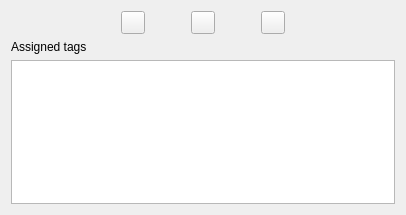
<?xml version="1.0" encoding="UTF-8"?>
<ui version="4.0">
 <class>Tags</class>
 <widget class="QWidget" name="Tags">
  <property name="geometry">
   <rect>
    <x>0</x>
    <y>0</y>
    <width>406</width>
    <height>215</height>
   </rect>
  </property>
  <property name="windowTitle">
   <string>&amp;Tags</string>
  </property>
  <layout class="QHBoxLayout" name="horizontalLayout_2">
   <item>
    <layout class="QHBoxLayout" name="horizontalLayout">
     <item>
      <layout class="QVBoxLayout" name="verticalLayout_6">
       <item>
        <layout class="QHBoxLayout" name="horizontalLayout_8" stretch="2,0,0,0,0,0,2">
         <item>
          <spacer name="horizontalSpacer_2">
           <property name="orientation">
            <enum>Qt::Orientation::Horizontal</enum>
           </property>
           <property name="sizeHint" stdset="0">
            <size>
             <width>40</width>
             <height>20</height>
            </size>
           </property>
          </spacer>
         </item>
         <item>
          <widget class="QToolButton" name="buttonAssignedTagsAdd"/>
         </item>
         <item>
          <spacer name="horizontalSpacer_3">
           <property name="orientation">
            <enum>Qt::Orientation::Horizontal</enum>
           </property>
           <property name="sizeHint" stdset="0">
            <size>
             <width>40</width>
             <height>20</height>
            </size>
           </property>
          </spacer>
         </item>
         <item>
          <widget class="QToolButton" name="buttonAssignedTagsDelete">
           <property name="text">
            <string notr="true"/>
           </property>
          </widget>
         </item>
         <item>
          <spacer name="horizontalSpacer_4">
           <property name="orientation">
            <enum>Qt::Orientation::Horizontal</enum>
           </property>
           <property name="sizeHint" stdset="0">
            <size>
             <width>40</width>
             <height>20</height>
            </size>
           </property>
          </spacer>
         </item>
         <item>
          <widget class="QToolButton" name="buttonAssignedTagsClear">
           <property name="text">
            <string notr="true"/>
           </property>
          </widget>
         </item>
         <item>
          <spacer name="horizontalSpacer">
           <property name="orientation">
            <enum>Qt::Orientation::Horizontal</enum>
           </property>
           <property name="sizeHint" stdset="0">
            <size>
             <width>40</width>
             <height>20</height>
            </size>
           </property>
          </spacer>
         </item>
        </layout>
       </item>
       <item>
        <widget class="QLabel" name="labelAssignedTags">
         <property name="text">
          <string>Assigned tags</string>
         </property>
        </widget>
       </item>
       <item>
        <widget class="Tags::ListView" name="listAssignedTags">
         <property name="contextMenuPolicy">
          <enum>Qt::ContextMenuPolicy::CustomContextMenu</enum>
         </property>
         <property name="dragEnabled">
          <bool>true</bool>
         </property>
         <property name="dragDropMode">
          <enum>QAbstractItemView::DragDropMode::DragDrop</enum>
         </property>
         <property name="defaultDropAction">
          <enum>Qt::DropAction::MoveAction</enum>
         </property>
         <property name="horizontalScrollMode">
          <enum>QAbstractItemView::ScrollMode::ScrollPerPixel</enum>
         </property>
         <property name="isWrapping" stdset="0">
          <bool>true</bool>
         </property>
         <property name="uniformItemSizes">
          <bool>false</bool>
         </property>
        </widget>
       </item>
      </layout>
     </item>
    </layout>
   </item>
  </layout>
  <action name="actionAssignedTagsAdd">
   <property name="icon">
    <iconset resource="../../cmake-build-relwithdebinfo/src/icons.qrc">
     <normaloff>:/icons/bx-plus-circle.svg</normaloff>:/icons/bx-plus-circle.svg</iconset>
   </property>
   <property name="text">
    <string>Assign new tag</string>
   </property>
   <property name="toolTip">
    <string>Assign a new tag</string>
   </property>
   <property name="menuRole">
    <enum>QAction::MenuRole::NoRole</enum>
   </property>
  </action>
  <action name="actionAssignedTagsDelete">
   <property name="icon">
    <iconset resource="../../cmake-build-relwithdebinfo/src/icons.qrc">
     <normaloff>:/icons/bx-minus-circle-red.svg</normaloff>:/icons/bx-minus-circle-red.svg</iconset>
   </property>
   <property name="text">
    <string>Delete assigned tag</string>
   </property>
   <property name="toolTip">
    <string>Delete a tag from the assigned list</string>
   </property>
   <property name="menuRole">
    <enum>QAction::MenuRole::NoRole</enum>
   </property>
  </action>
  <action name="actionAssignedTagsClear">
   <property name="icon">
    <iconset resource="../../cmake-build-relwithdebinfo/src/icons.qrc">
     <normaloff>:/icons/bx-eraser-red.svg</normaloff>:/icons/bx-eraser-red.svg</iconset>
   </property>
   <property name="text">
    <string>Clear all assigned tags</string>
   </property>
   <property name="toolTip">
    <string>Clear all assigned tags</string>
   </property>
   <property name="menuRole">
    <enum>QAction::MenuRole::NoRole</enum>
   </property>
  </action>
 </widget>
 <customwidgets>
  <customwidget>
   <class>Tags::ListView</class>
   <extends>QListView</extends>
   <header>Tags/ListView.hpp</header>
  </customwidget>
 </customwidgets>
 <resources>
  <include location="../../cmake-build-relwithdebinfo/src/icons.qrc"/>
 </resources>
 <connections/>
</ui>
